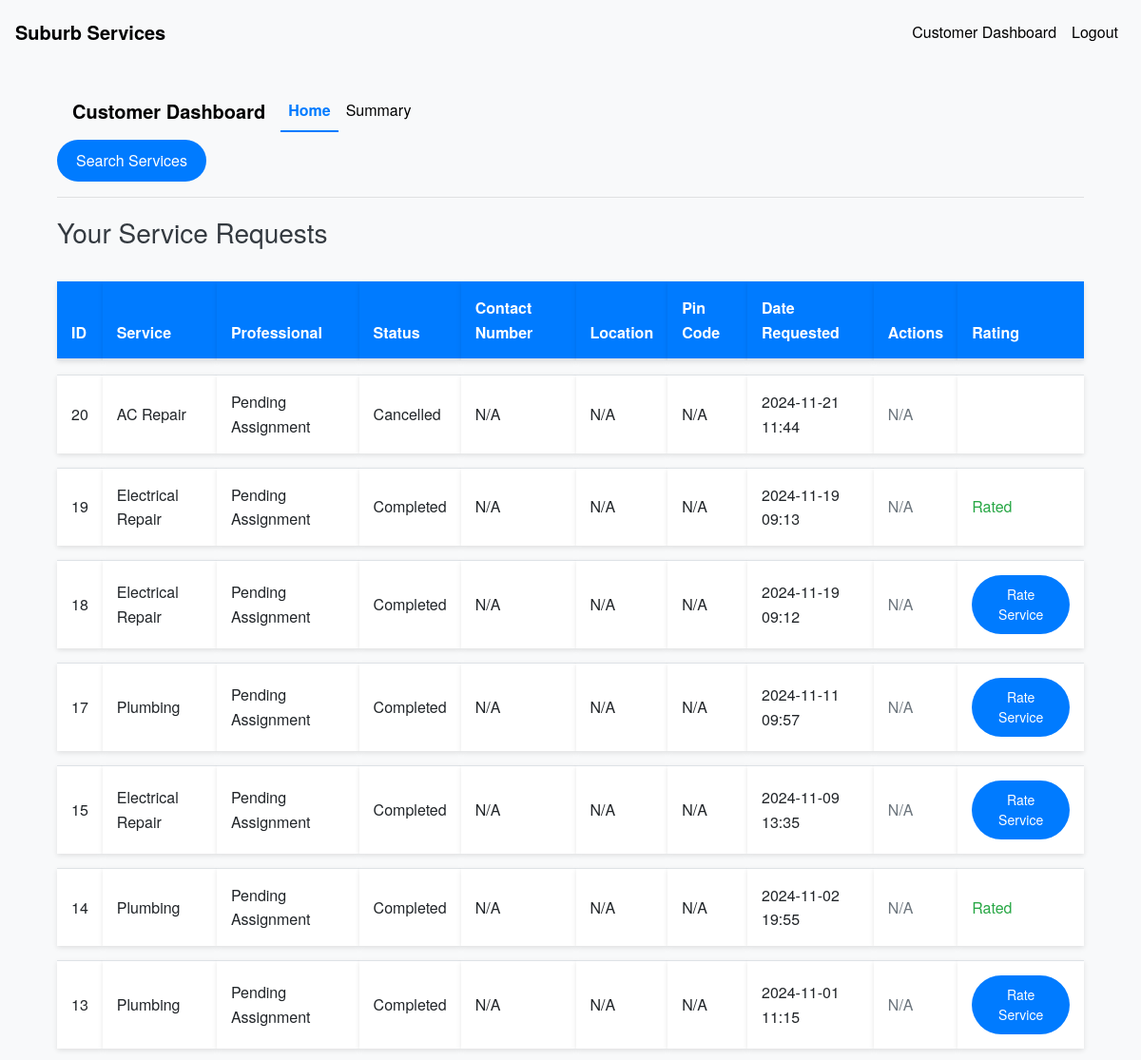
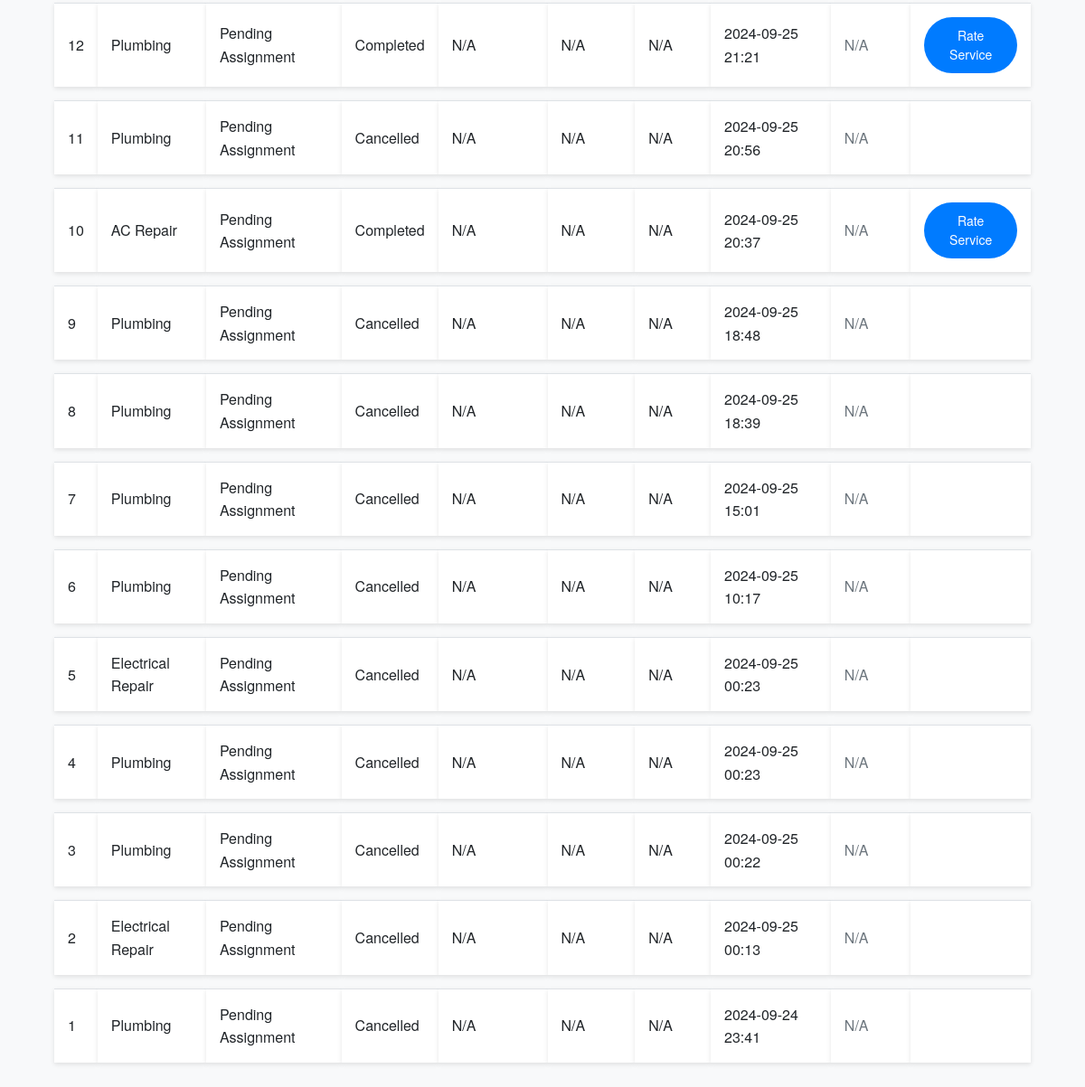
The app's page /customer/dashboard (signed in) with its own data (2 pictures, top to bottom).
### models.py (models this page shows, shortened)
class ServiceRequest(db.Model):
    __tablename__ = 'service_requests'
    id = db.Column(db.Integer, primary_key=True)
    service_id = db.Column(db.Integer, db.ForeignKey('services.id'), nullable=False)
    customer_id = db.Column(db.Integer, db.ForeignKey('users.id'), nullable=True)
    professional_id = db.Column(db.Integer, db.ForeignKey('users.id'), nullable=True)
    service_status = db.Column(db.String(20), nullable=False, default='requested')
    service = db.relationship('Service', backref='service_requests')
    date_of_request = db.Column(db.DateTime, default=datetime.utcnow)
    date_of_completion = db.Column(db.DateTime)
    remarks = db.Column(db.Text)
    rating = db.Column(db.Integer)

class Service(db.Model):
    __tablename__ = 'services'
    id = db.Column(db.Integer, nullable =False, primary_key=True)
    name = db.Column(db.String(100), nullable=False)
    base_price = db.Column(db.Float, nullable=False)
    time_required = db.Column(db.Integer, nullable=False)
    description = db.Column(db.Text)

### routes.py (the view)
@app.route('/customer/dashboard')
@login_required
def customer_dashboard():
    if current_user.role != 'customer':
        flash('Access denied.')
        return redirect(url_for('index'))
    service_requests = ServiceRequest.query.filter_by(customer_id=current_user.id).order_by(ServiceRequest.id.desc()).all()
    for request in service_requests:
        if request.professional_id:
            request.professional = User.query.get(request.professional_id)
    return render_template('customer_dashboard.html', service_requests=service_requests)

### app.py (called while the page is built)
@login_manager.user_loader
def load_user(user_id):
    return User.query.get(int(user_id))

### templates/customer_dashboard.html (shortened to what this page needs)
{% extends 'base.html' %}
{% block content %}
<div class="container mt-4">
    <nav class="navbar navbar-expand-lg navbar-light bg-light">
        <a class="navbar-brand" href="{{ url_for('customer_dashboard') }}">Customer Dashboard</a>
        <div class="collapse navbar-collapse" id="navbarNav">
            <ul class="navbar-nav">
                <li class="nav-item {% if request.endpoint == 'customer_dashboard' %}active{% endif %}">
                    <a class="nav-link" href="{{ url_for('customer_dashboard') }}">Home</a>
                </li>
                <li class="nav-item {% if request.endpoint == 'customer_summary' %}active{% endif %}">
                    <a class="nav-link" href="{{ url_for('customer_summary') }}">Summary</a>
                </li>
            </ul>
        </div>
    </nav>
    <p>
        <a href="{{ url_for('search_services') }}" class="btn btn-primary">Search Services</a>
    </p>
    <hr>
    <h3>Your Service Requests</h3>
    <table class="table table-striped">
        <thead>
            <tr>
                <th>ID</th>
                <th>Service</th>
                <th>Professional</th>
                <th>Status</th>
                <th>Contact Number</th>
                <th>Location</th>
                <th>Pin Code</th>
                <th>Date Requested</th>
                <th>Actions</th>
                <th>Rating</th>
            </tr>
        </thead>
        <tbody>
            {% for request in service_requests %}
            <tr>
                <td>{{ request.id }}</td>
                <td>{{ request.service.name }}</td>
                <td>
                    {% if request.professional %}
                    {{ request.professional.username }}
                    {% else %}
                    Pending Assignment
                    {% endif %}
                </td>
                <td>{{ request.service_status.capitalize() }}</td>
                <td>
                    {% if request.professional %}
                        {{ request.professional.contact_number }}
                    {% else %}
                        N/A
                    {% endif %}
                </td>
                <td>
                    {% if request.professional %}
                        {{ request.professional.location }}
                    {% else %}
                        N/A
                    {% endif %}
                </td>
                <td>
                    {% if request.professional %}
                        {{ request.professional.pin_code }}
                    {% else %}
                        N/A
                    {% endif %}
                </td>
                <td>{{ request.date_of_request.strftime('%Y-%m-%d %H:%M') }}</td>
                <td>
                    {% if request.service_status in ['requested', 'accepted'] %}
                    <form action="{{ url_for('cancel_request', request_id=request.id) }}" method="POST" style="display:inline;">
                        <button type="submit" class="btn btn-sm btn-danger" onclick="return confirm('Are you sure you want to cancel this request?');">Cancel</button>
                    </form>
                    {% else %}
                    <span class="text-muted">N/A</span>
                    {% endif %}
                </td>
                <td>
                    {% if request.service_status == 'completed' %}
                        {% if request.rating %}
                            <span class="text-success">Rated</span>
                        {% else %}
                            <button class="btn btn-primary btn-sm" data-toggle="modal" data-target="#rateModal{{ request.id }}">Rate Service</button>
                        {% endif %}
                    {% endif %}
                </td>
            </tr>
            {% endfor %}
        </tbody>
    </table>
</div>
{% endblock %}

### static/css/styles.css (style rules this page uses)
body { padding-top: 5px; font-family: 'Helvetica Neue', Arial, sans-serif; background-color: #f8f9fa; color: #343a40; line-height: 1.6; }
.navbar { background-color: #343a40; }
.navbar-brand { font-weight: bold; color: #000000 !important; }
.nav-link { color: #000000 !important; }
.nav-item.active .nav-link { color: #007bff !important; font-weight: bold; border-bottom: 2px solid #007bff; }
.table { margin-top: 20px; border-collapse: separate; border-spacing: 0 15px; }
.table th, .table td { vertical-align: middle; background-color: #ffffff; border: none; padding: 15px; box-shadow: 0 2px 5px rgba(0, 0, 0, 0.1); }
.table th { background-color: #007bff; color: #ffffff; font-weight: bold; }
.table td { border-top: 1px solid #dee2e6; }
.btn { border-radius: 50px; padding: 10px 20px; transition: background-color 0.3s ease, color 0.3s ease; }
.btn-primary { background-color: #007bff; border: none; }
h1, h2, h3, h4, h5, h6 { font-weight: 300; margin-top: 20px; margin-bottom: 10px; }
.container { margin-top: 50px; }

### records on screen
ServiceRequest: id "20", service.name "AC Repair", service_status "Cancelled", date_of_request "2024-11-21 11:44", shows "N/A"
ServiceRequest: id "19", service.name "Electrical Repair", service_status "Completed", date_of_request "2024-11-19 09:13", shows "N/A", rating "Rated"
ServiceRequest: id "18", service.name "Electrical Repair", service_status "Completed", date_of_request "2024-11-19 09:12", shows "N/A"
ServiceRequest: id "17", service.name "Plumbing", service_status "Completed", date_of_request "2024-11-11 09:57", shows "N/A"
ServiceRequest: id "15", service.name "Electrical Repair", service_status "Completed", date_of_request "2024-11-09 13:35", shows "N/A"
ServiceRequest: id "14", service.name "Plumbing", service_status "Completed", date_of_request "2024-11-02 19:55", shows "N/A", rating "Rated"
ServiceRequest: id "13", service.name "Plumbing", service_status "Completed", date_of_request "2024-11-01 11:15", shows "N/A"
ServiceRequest: id "12", service.name "Plumbing", service_status "Completed", date_of_request "2024-09-25 21:21", shows "N/A"
ServiceRequest: id "11", service.name "Plumbing", service_status "Cancelled", date_of_request "2024-09-25 20:56", shows "N/A"
ServiceRequest: id "10", service.name "AC Repair", service_status "Completed", date_of_request "2024-09-25 20:37", shows "N/A"
ServiceRequest: id "9", service.name "Plumbing", service_status "Cancelled", date_of_request "2024-09-25 18:48", shows "N/A"
ServiceRequest: id "8", service.name "Plumbing", service_status "Cancelled", date_of_request "2024-09-25 18:39", shows "N/A"
ServiceRequest: id "7", service.name "Plumbing", service_status "Cancelled", date_of_request "2024-09-25 15:01", shows "N/A"
ServiceRequest: id "6", service.name "Plumbing", service_status "Cancelled", date_of_request "2024-09-25 10:17", shows "N/A"
ServiceRequest: id "5", service.name "Electrical Repair", service_status "Cancelled", date_of_request "2024-09-25 00:23", shows "N/A"
ServiceRequest: id "4", service.name "Plumbing", service_status "Cancelled", date_of_request "2024-09-25 00:23", shows "N/A"
ServiceRequest: id "3", service.name "Plumbing", service_status "Cancelled", date_of_request "2024-09-25 00:22", shows "N/A"
ServiceRequest: id "2", service.name "Electrical Repair", service_status "Cancelled", date_of_request "2024-09-25 00:13", shows "N/A"
ServiceRequest: id "1", service.name "Plumbing", service_status "Cancelled", date_of_request "2024-09-24 23:41", shows "N/A"
